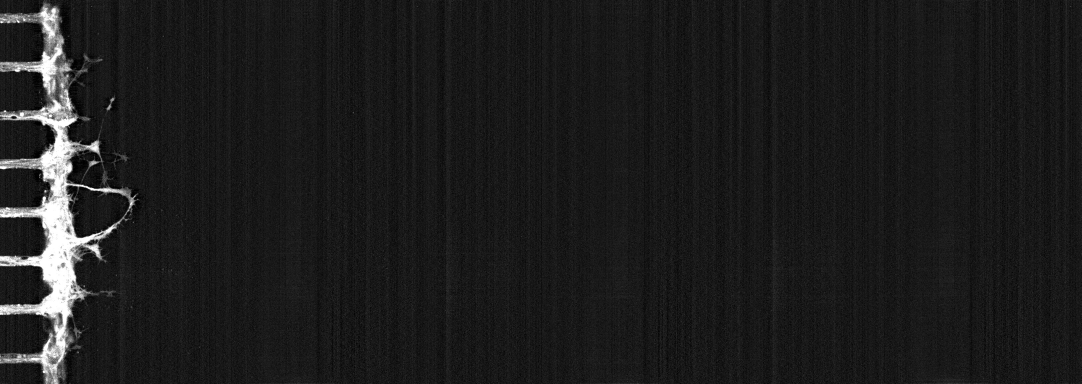
#> input picture 历史方案/dataset_yolo/images/frame_000005.jpg, 3244 x 1152 px (shown at 1/3 size)
$ python -i image_processing.py   (imports and definitions only)
#> lines starting #> are read from the running program, lines starting #| are printed output that depends on the picture; after the words box and inside, x2 and y2 are one past the last pixel; in counts of white or black regions, pixels touching at a corner belong together
#> further down, picture is the input picture: shape (1152, 3244, 3); min 0, max 255, mean 29.1
"""
图像处理模块
包含骨架化、绿色检测、预处理等功能
"""

import cv2
import numpy as np
from skimage.morphology import skeletonize, remove_small_objects
from .config import Config


class ImageProcessor:
    """
    图像处理类

    功能:
        - 绿色像素检测
        - 绿色掩码提取
        - 图像预处理（增强、二值化、骨架化）
    """

    def __init__(self):
        """初始化图像处理器"""
        # CLAHE对比度增强器
        self.clahe = cv2.createCLAHE(
            clipLimit=Config.CLAHE_CLIP_LIMIT,
            tileGridSize=Config.CLAHE_GRID_SIZE
        )

        # 形态学操作核
        self.morph_kernel = cv2.getStructuringElement(
            cv2.MORPH_ELLIPSE,
            (Config.MORPH_KERNEL_SIZE, Config.MORPH_KERNEL_SIZE)
        )

    # [35 lines left out: function is_green_pixel, not called in this run]

    def extract_green_mask(self, frame):
        """
        提取绿色区域掩码

        参数:
            frame: BGR图像

        返回:
            numpy.ndarray: 二值掩码图像
        """
        b, g, r = cv2.split(frame)
        b, g, r = b.astype(np.int16), g.astype(np.int16), r.astype(np.int16)

        # 绿色判断条件
        bright_enough = g > 50
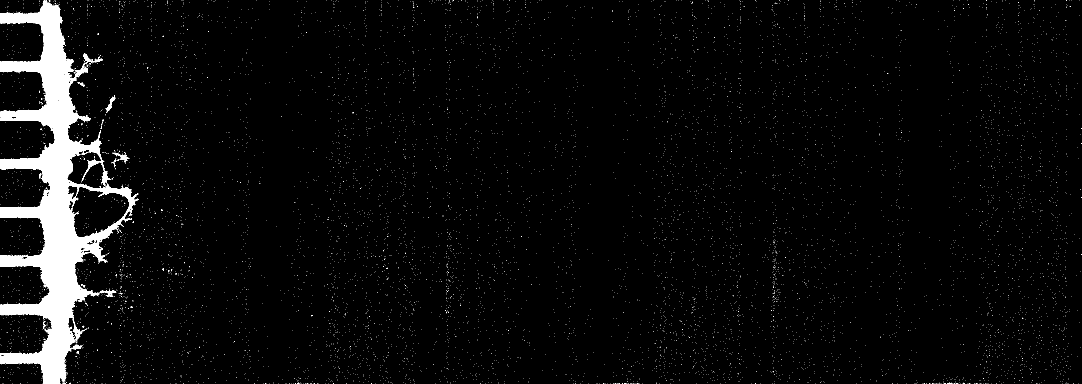
#> bright_enough: shape (1152, 3244) bool (shown at 1/3 size); 4% white; 8647 white regions (8627 under 20 px), largest, box (x1, y1, x2, y2) and area: (0, 0, 416, 1152) 135579, (218, 955, 247, 1025) 522, (317, 287, 346, 339) 377
        green_over_red = (g - r) > Config.GREEN_THRESHOLD
#> green_over_red: shape (1152, 3244) bool; every value is 0
        green_over_blue = (g - b) > Config.GREEN_THRESHOLD

        # 排除白色/灰色
        not_white = ~(
                (r > 150) & (b > 150) & (g > 150) &
                (np.abs(r - g) < 50) & (np.abs(b - g) < 50)
        )
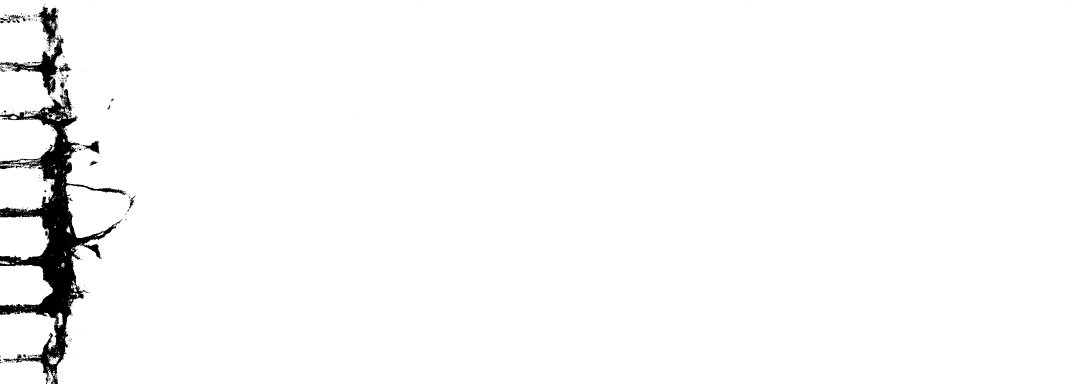
#> not_white: shape (1152, 3244) bool (shown at 1/3 size); 97.7% white; 503 black regions (471 under 20 px), largest, box (x1, y1, x2, y2) and area: (0, 267, 379, 1152) 72429, (0, 19, 191, 287) 10243, (247, 422, 299, 463) 816

        # 合并条件
        mask = bright_enough & green_over_red & green_over_blue & not_white
        return mask.astype(np.uint8) * 255

    def preprocess(self, frame):
        """
        预处理帧图像，生成骨架

        处理流程:
            1. 提取绿色掩码
            2. CLAHE对比度增强
            3. 中值滤波去噪
            4. 自适应阈值二值化
            5. 形态学闭操作
            6. 去除小对象
            7. 骨架化

        参数:
            frame: BGR图像

        返回:
            numpy.ndarray: 骨架图像（布尔数组）
        """
        # 1. 提取绿色掩码
        green_mask = self.extract_green_mask(frame)

        # 2. 提取绿色通道并增强
        green_channel = frame[:, :, 1]
        enhanced = self.clahe.apply(green_channel)
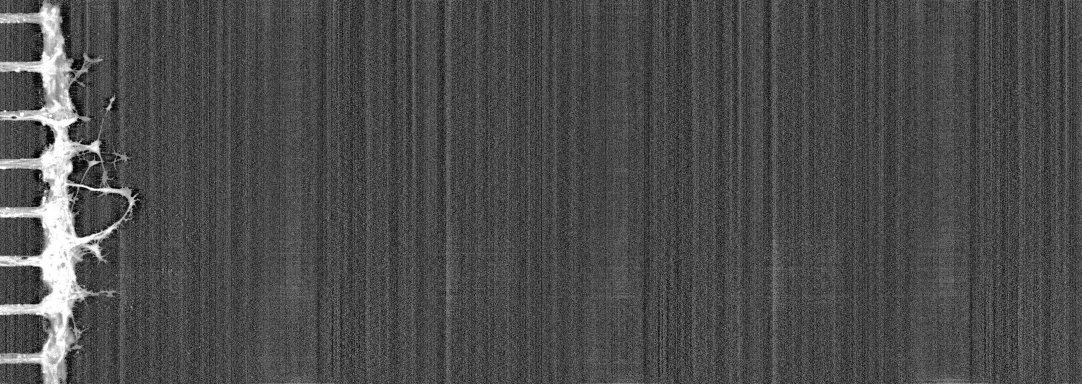
#> enhanced: shape (1152, 3244) (shown at 1/3 size); min 1, max 255, mean 75.4

        # 3. 中值滤波去噪
        denoised = cv2.medianBlur(enhanced, Config.MEDIAN_KERNEL)

        # 4. 自适应阈值二值化
        binary = cv2.adaptiveThreshold(
            denoised, 255,
            cv2.ADAPTIVE_THRESH_GAUSSIAN_C,
            cv2.THRESH_BINARY,
            Config.ADAPTIVE_BLOCK_SIZE,
            Config.ADAPTIVE_C
        )
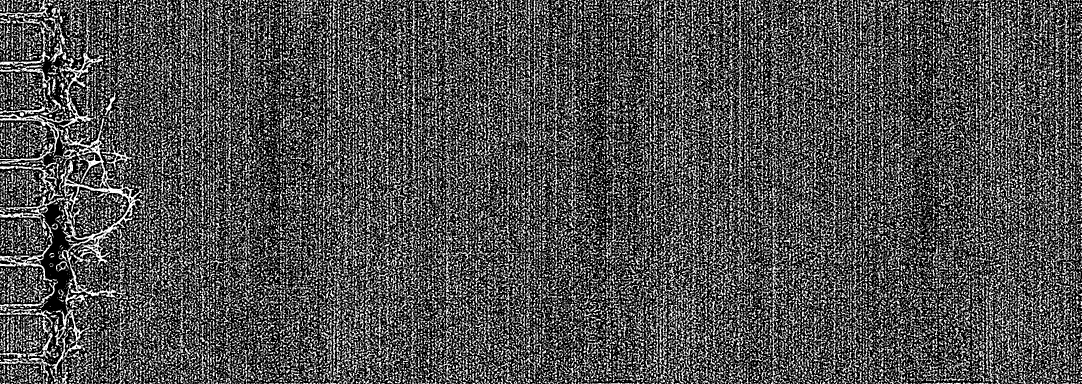
#> binary: shape (1152, 3244) (shown at 1/3 size); 31% white in thin lines or dots

        # 5. 与绿色掩码合并
        binary = cv2.bitwise_and(binary, green_mask)

        # 6. 形态学闭操作（填充小孔）
        closed = cv2.morphologyEx(
            binary, cv2.MORPH_CLOSE,
            self.morph_kernel,
            iterations=Config.MORPH_ITERATIONS
        )

        # 7. 去除小对象
        cleaned = remove_small_objects(
            closed > 0,
            min_size=Config.MIN_OBJECT_SIZE,
            connectivity=1
        )

        # 8. 骨架化
        skeleton = skeletonize(cleaned)

        return skeleton

    # [33 lines left out: function find_nearest_skeleton_point, not called in this run]

>>> import cv2
>>> picture = cv2.imread('../dataset_yolo/images/frame_000005.jpg')
>>> result = ImageProcessor().preprocess(picture)

$ run again, on 历史方案/dataset_yolo/images/frame_000030.jpg
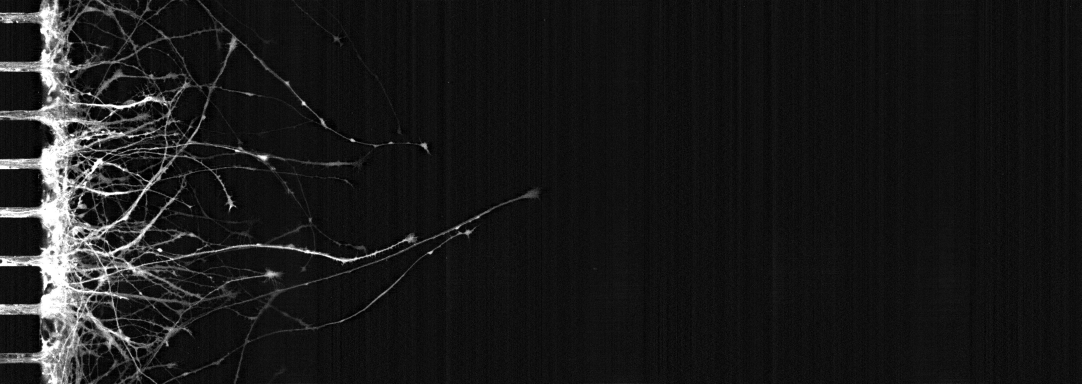
#> input picture 历史方案/dataset_yolo/images/frame_000030.jpg, 3244 x 1152 px (shown at 1/3 size)
#> picture is the input picture: shape (1152, 3244, 3); min 0, max 255, mean 25.9
#> in extract_green_mask, `bright_enough = g > 50`:
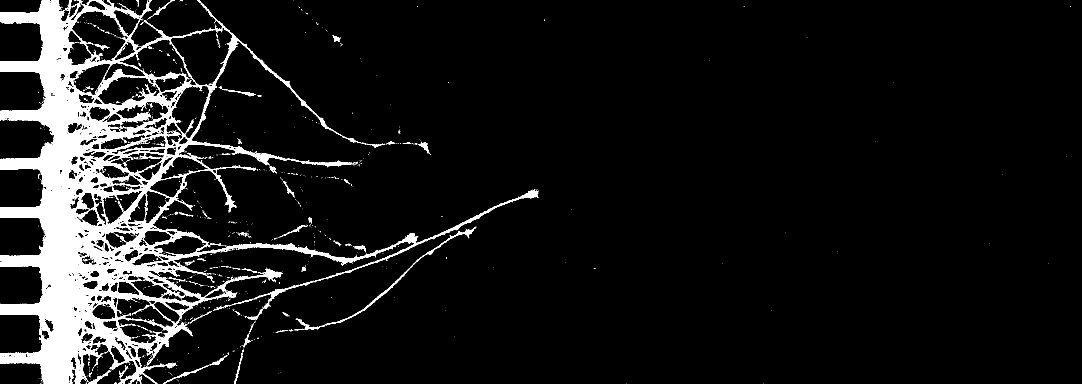
#> bright_enough: shape (1152, 3244) bool (shown at 1/3 size); 8.3% white; 1749 white regions (1607 under 20 px), largest, box (x1, y1, x2, y2) and area: (0, 0, 1255, 1152) 286548, (762, 571, 1615, 904) 5242, (970, 680, 1429, 980) 2517
#> green_over_red: shape (1152, 3244) bool; every value is 0
#> not_white: shape (1152, 3244) bool; 96.8% white; 1383 black regions (1256 under 20 px), largest, box (x1, y1, x2, y2) and area: (0, 289, 504, 1152) 88248, (0, 0, 209, 285) 12848, (175, 259, 488, 328) 2911
#> in preprocess, `binary = cv2.adaptiveThreshold( denoised, 255, cv2.ADAPTIVE_THRESH_GAU..`:
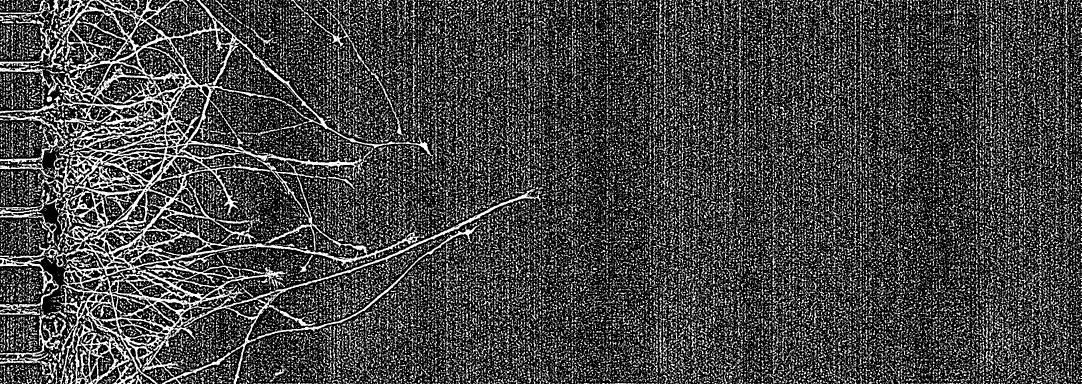
#> binary: shape (1152, 3244) (shown at 1/3 size); 26.6% white; 65466 white regions (52672 under 20 px), largest, box (x1, y1, x2, y2) and area: (0, 0, 1625, 1152) 195438, (0, 730, 176, 946) 6044, (0, 58, 197, 265) 5844
